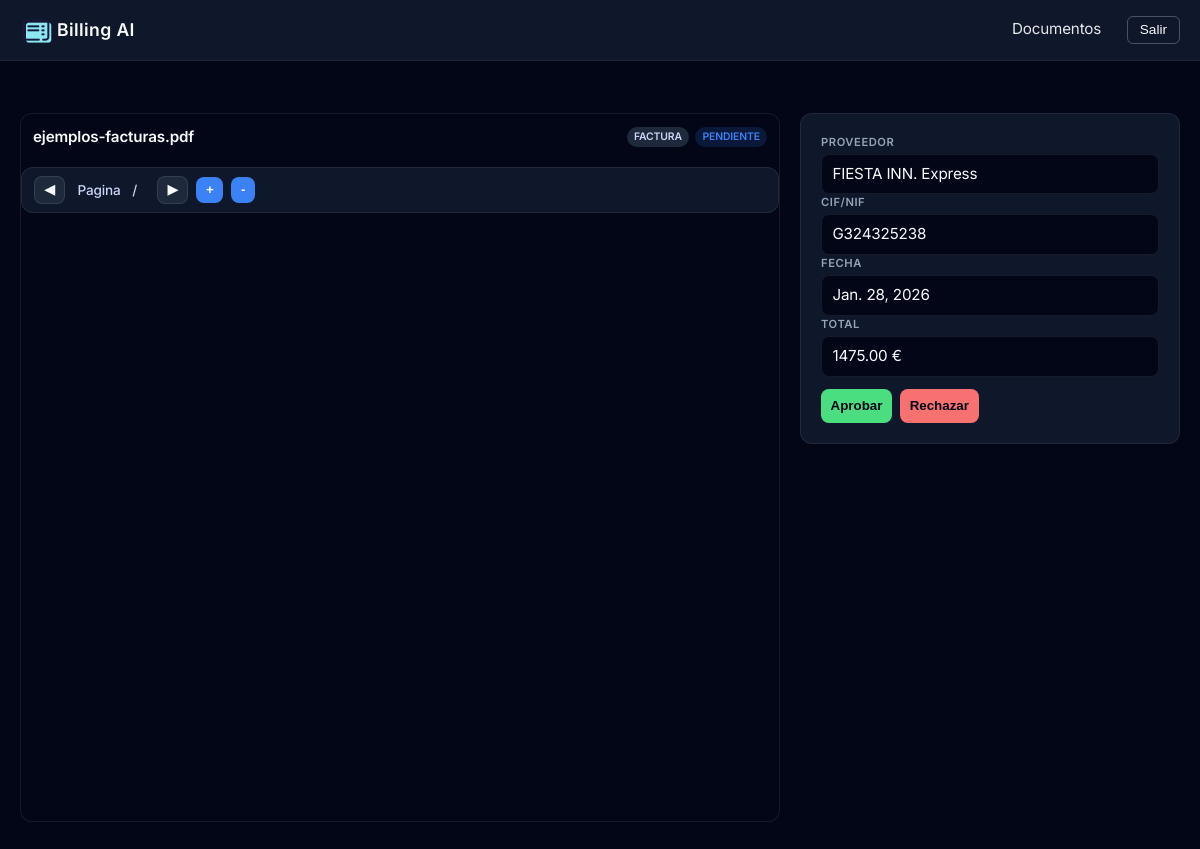
The app's page /documents/5/ (signed in) with its own data.
### documents/models.py (models this page shows, shortened)
class Document(models.Model):
    TYPE_CHOICES = [
        ("invoice", "Factura"),
        ("delivery", "Albarán"),
        ("other", "Otro"),
    ]
    STATUS_CHOICES = [
        ("pending", "Pendiente"),
        ("approved", "Aprobado"),
        ("needs_review", "Revisión"),
        ("error", "Error"),
    ]
    @property
    def is_pdf(self):
        if not self.file:
            return False
        return self.file.name.lower().endswith(".pdf")
    client = models.ForeignKey(Client, on_delete=models.CASCADE, related_name="documents")
    external_id = models.CharField(max_length=255, unique=True)
    file = models.FileField(upload_to="documents/")
    original_name = models.CharField(max_length=255)
    document_type = models.CharField(max_length=20, choices=TYPE_CHOICES)
    confidence = models.FloatField()
    status = models.CharField(max_length=20, choices=STATUS_CHOICES, default="pending")
    extracted_data = models.JSONField()
    provider_name = models.CharField(max_length=255, null=True, blank=True)
    provider_tax_id = models.CharField(max_length=50, null=True, blank=True)
    issue_date = models.DateField(null=True, blank=True)
    total_amount = models.DecimalField(max_digits=10, decimal_places=2, null=True, blank=True)
    created_at = models.DateTimeField(auto_now_add=True)
    reviewed_at = models.DateTimeField(null=True, blank=True)

### documents/views.py (the view)
# urls.py: path("<int:pk>/", DocumentDetailView.as_view(), name="detail"),
class DocumentDetailView(LoginRequiredMixin, DetailView):
    model = Document
    template_name = "documents/document_detail.html"
    def get_queryset(self):
        return Document.objects.filter(
            client__clientuser__user=self.request.user
        )

### templates/documents/document_detail.html (shortened to what this page needs)
{% extends "base.html" %}
{% block styles %}
{% load static %}
    <link rel="stylesheet" type="text/css" href="{% static 'css/documents/document_detail.css' %}">
{% endblock %}
{% block content %}
<div class="layout">
    <div class="pdf">
        <div class="pdf-header">
            <h3>{{ document.original_name }}</h3>
            <div class="pdf-badges">
                <span class="badge type">{{ document.get_document_type_display }}</span>
                <span class="badge status status-{{ document.status }}">
                    {{ document.get_status_display }}
                </span>
            </div>
        </div>
        {% if document.is_pdf %}
        <div class="pdf-toolbar">
            <button id="prev-page">◀</button>
            <span>Pagina  / </span>
            <button id="next-page">▶</button>
            <button id="zoom-in">+</button>
            <button id="zoom-out">-</button>
        </div>
        {% endif %}
        {% if document.is_pdf %}
            <div id="pdf-viewer" style="width:100%; height:600px; overflow:auto;"></div>
        {% elif document.is_image %}
            <img src="{{ document.file.url }}" style="max-width:100%;" />
        {% else %}
            <p>No se puede visualizar el archivo</p>
        {% endif %}
    </div>
    <div class="data">
        <div class="field">
            <span class="label">Proveedor</span>
            <span class="value">{{ document.provider_name }}</span>
        </div>
        <div class="field">
            <span class="label">CIF/NIF</span>
            <span class="value">{{ document.provider_tax_id }}</span>
        </div>
        <div class="field">
            <span class="label">Fecha</span>
            <span class="value">{{ document.issue_date }}</span>
        </div>
        <div class="field">
            <span class="label">Total</span>
            <span class="value">{{ document.total_amount }} €</span>
        </div>
        <div class="actions">
            <form method="post" action="#">
                <button class="btn-approve" type="submit">Aprobar</button>
            </form>
            <form method="post" action="#">
                <button class="btn-reject" type="submit">Rechazar</button>
            </form>
        </div>
    </div>
</div>
{% endblock %}

### static/css/base.css (style rules this page uses)
:root { --body-bg-color: #020617; --body-fg-color: #f8fafc; --card-bg-color: #0f172a; --enfasis-color: #38bdf8; --muted-color: #64748b; }
body { margin: 0; padding: 0; font-family: "Inter", system-ui, -apple-system, BlinkMacSystemFont,"Segoe UI", sans-serif; font-size: 15px; line-height: 1.5; letter-spacing: -0.01em; background-color: #020617; }
h1, h2, h3, h4, h5, p { color: var(--body-fg-color); }

### static/css/documents/document_detail.css (style rules this page uses)
.layout { display: grid; grid-template-columns: 1fr 380px; gap: 1.25rem; padding: 1.25rem 0; }
.pdf { background: #020617; border: 1px solid rgba(255, 255, 255, 0.08); border-radius: 12px; overflow: hidden; }
.data { background: #0f172a; border: 1px solid rgba(255, 255, 255, 0.08); border-radius: 12px; padding: 1.25rem; height: fit-content; }
.data form { display: flex; flex-direction: column; gap: 0.75rem; }
.field { display: flex; flex-direction: column; gap: 0.2rem; }
.field .label { font-size: 0.7rem; font-weight: 600; text-transform: uppercase; letter-spacing: 0.05em; color: #94a3b8; }
.field .value { font-size: 0.95rem; color: #f8fafc; background: #020617; padding: 0.5rem 0.65rem; border-radius: 8px; border: 1px solid rgba(255, 255, 255, 0.08); }
.data .actions { display: flex; gap: 0.5rem; margin-top: 0.75rem; }
.data button { flex: 1; padding: 0.6rem; border-radius: 8px; border: none; color: #020617; font-weight: 600; cursor: pointer; transition: background 0.2s, transform 0.05s; }
.actions .btn-approve { background: #4ade80; }
.actions .btn-reject { background: #f87171; }
.pdf-toolbar { display: flex; align-items: center; gap: 0.5rem; background: #0f172a; padding: 0.5rem 0.75rem; border-radius: 12px; margin-bottom: 0.5rem; border: 1px solid rgba(255, 255, 255, 0.08); color: #f8fafc; font-size: 0.85rem; font-weight: 600; }
.pdf-toolbar button { background: #1e293b; color: #f8fafc; border: 1px solid rgba(255,255,255,0.1); padding: 0.35rem 0.6rem; border-radius: 8px; cursor: pointer; font-weight: 600; transition: background 0.2s, transform 0.05s; }
.pdf-toolbar #zoom-in, .pdf-toolbar #zoom-out { background: #3b82f6; color: #f8fafc; border: none; }
.pdf-toolbar span { margin: 0 0.25rem; font-weight: 500; color: #cbd5f5; }
.pdf-header { display: flex; justify-content: space-between; align-items: center; margin-bottom: 0.4rem; padding: 0.75rem; }
.pdf-header h3 { font-size: 0.95rem; font-weight: 600; color: #f8fafc; margin: 0; }
.pdf-badges { display: flex; gap: 0.4rem; }
.badge { font-size: 0.65rem; padding: 0.15rem 0.45rem; border-radius: 999px; text-transform: uppercase; font-weight: 600; }
.badge.type { background: #1e293b; color: #cbd5f5; }
.badge.status-pending { background: rgba(59, 130, 246, 0.15); color: #3b82f6; }

### records on screen
Document: original_name "ejemplos-facturas.pdf", document_type "FACTURA", status "PENDIENTE", provider_name "FIESTA INN. Express", provider_tax_id "G324325238", issue_date "Jan. 28, 2026", total_amount "1475.00"
